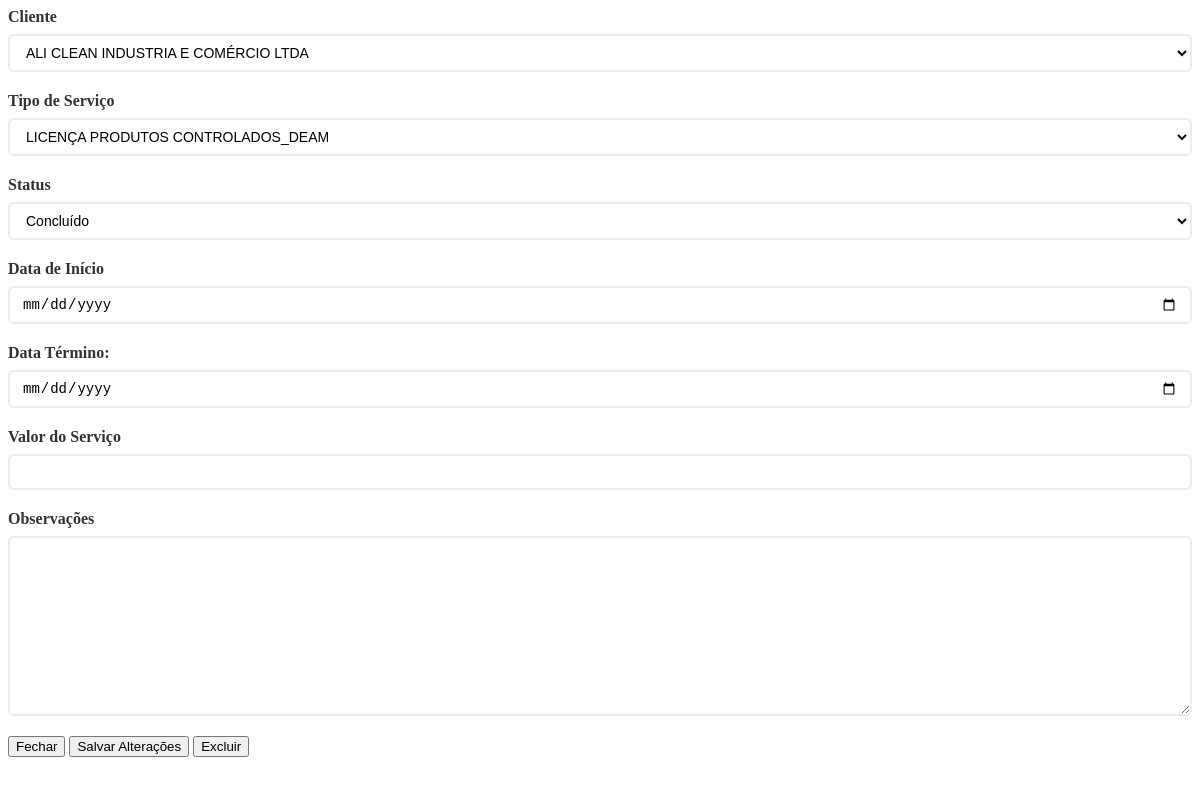
The app's page /tarefa/6/carregar-formulario/ (signed in), older data.
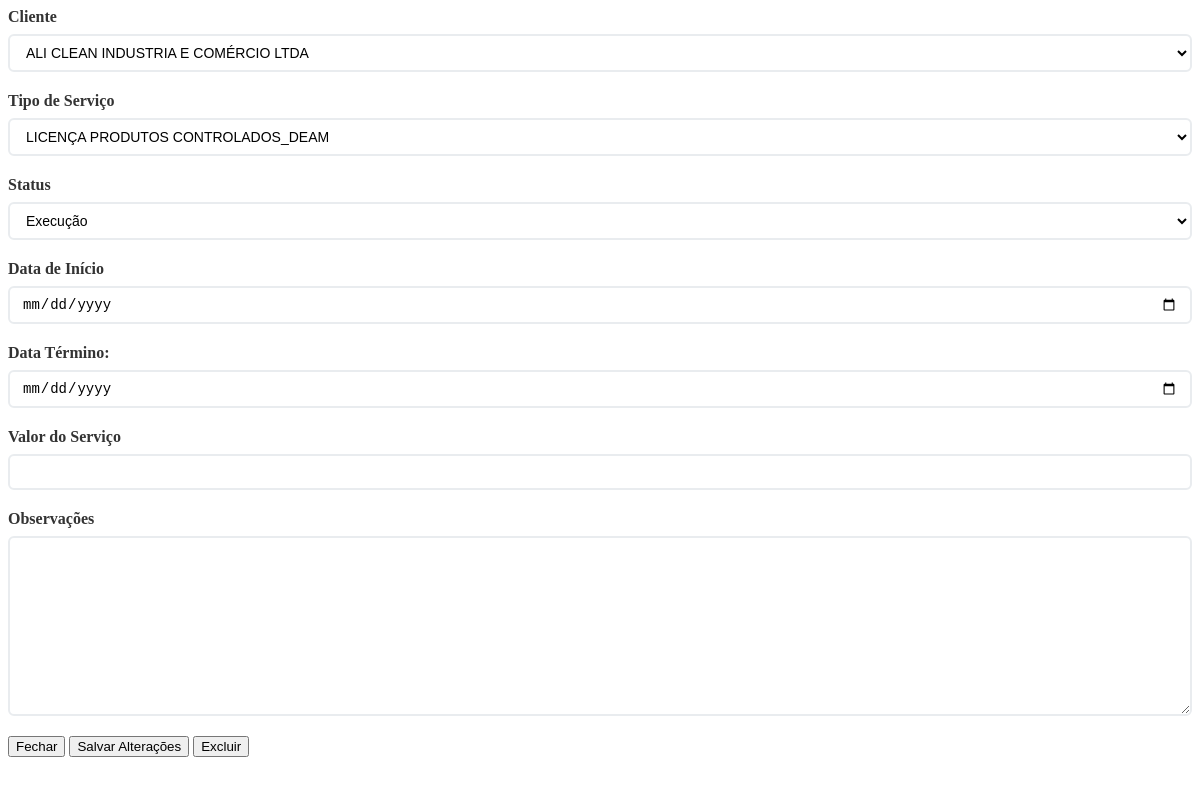
The same page, newer data.
### workflow/models.py (models this page shows, shortened)
class Tarefa(models.Model):
    STATUS_CHOICES = [
        ('Iniciado', 'Iniciado'),
        ('Coleta De Informações', 'Coleta de Informações'),
        ('Execucao', 'Execução'),
        ('Aprovação Cliente', 'Aprovação Cliente'),
        ('Concluído', 'Concluído'),
        ('Encerrado', 'Encerrado'),
        ('Protocolado', 'Protocolado'),  # Nova opção adicionada
    ]
    tipo_servico = models.ForeignKey(TipoServico, on_delete=models.CASCADE, related_name="tarefas")
    cliente = models.ForeignKey(Cliente, on_delete=models.CASCADE)
    status = models.CharField(max_length=50, choices=STATUS_CHOICES, default='iniciado')
    data_inicio = models.DateField(default=timezone.now)
    prazo_final = models.DateField(null=True, blank=True)
    observacoes = models.TextField(blank=True, null=True)
    valor_total_servico = models.DecimalField(max_digits=10, decimal_places=2, blank=True, null=True)

### workflow/views/createForms.py (the view)
# urls.py: path('tarefa/<int:tarefa_id>/carregar-formulario/', views.carregar_formulario_edicao, name='carregar_formulario_edicao'),
@login_required(login_url='workflow:login')
def carregar_formulario_edicao(request, tarefa_id):
    try:
        tarefa = get_object_or_404(Tarefa, id=tarefa_id)
        form = CreateTarefaForm(instance=tarefa)
        return render(request, 'workflow/editar_tarefa_modal.html', {'form': form, 'tarefa': tarefa})
    except Exception as e:
        return render(request, 'workflow/editar_tarefa_modal.html', {
            'error': f'Erro ao carregar formulário: {str(e)}'
        })

### workflow/models.py (called while the page is built)
    def __str__(self):
        return f"{self.nome}"

    def __str__(self):
        return f"{self.nome}"

### workflow/templates/workflow/editar_tarefa_modal.html (shortened to what this page needs)
{% if error %}
    <div class="alert alert-danger">{{ error }}</div>
{% else %}
<form id="form-tarefa" method="POST" enctype="multipart/form-data">
    {% for field in form %}
        <div class="form-group">
            <label class="form-label" for="{{ field.id_for_label }}">{{ field.label }}</label>
            {{ field }}
        </div>
    {% endfor %}
    <div class="modal-footer">
        <button type="button" class="btn btn-secondary close-modal">Fechar</button>
        <button type="submit" class="btn btn-primary">Salvar Alterações</button>
        {% if tarefa %}
        <button type="button" class="btn btn-danger btn-excluir" data-tarefa-id="{{ tarefa.id }}">Excluir</button>
        {% endif %}
    </div>
</form>
{% endif %}

Row changes from the older to the newer data that the page shows:
changed Tarefa "ALI CLEAN INDUSTRIA E COMÉRCIO LTDA": status "Concluído" → "Execução"
